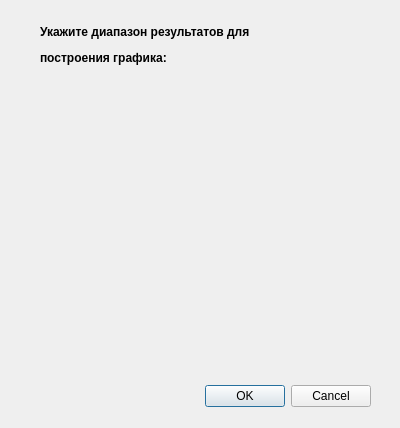
<?xml version="1.0" encoding="UTF-8"?>
<ui version="4.0">
 <class>Dialog</class>
 <widget class="QDialog" name="Dialog">
  <property name="geometry">
   <rect>
    <x>0</x>
    <y>0</y>
    <width>400</width>
    <height>428</height>
   </rect>
  </property>
  <property name="windowTitle">
   <string>Dialog</string>
  </property>
  <widget class="QDialogButtonBox" name="buttonBox">
   <property name="geometry">
    <rect>
     <x>30</x>
     <y>380</y>
     <width>341</width>
     <height>32</height>
    </rect>
   </property>
   <property name="orientation">
    <enum>Qt::Horizontal</enum>
   </property>
   <property name="standardButtons">
    <set>QDialogButtonBox::Cancel|QDialogButtonBox::Ok</set>
   </property>
  </widget>
  <widget class="QLabel" name="label">
   <property name="geometry">
    <rect>
     <x>40</x>
     <y>20</y>
     <width>281</width>
     <height>51</height>
    </rect>
   </property>
   <property name="text">
    <string>&lt;html&gt;&lt;head/&gt;&lt;body&gt;&lt;p&gt;&lt;span style=&quot; font-size:9pt; font-weight:600;&quot;&gt;Укажите диапазон результатов для &lt;/span&gt;&lt;/p&gt;&lt;p&gt;&lt;span style=&quot; font-size:9pt; font-weight:600;&quot;&gt;построения графика:&lt;/span&gt;&lt;/p&gt;&lt;/body&gt;&lt;/html&gt;</string>
   </property>
  </widget>
 </widget>
 <resources/>
 <connections>
  <connection>
   <sender>buttonBox</sender>
   <signal>accepted()</signal>
   <receiver>Dialog</receiver>
   <slot>accept()</slot>
   <hints>
    <hint type="sourcelabel">
     <x>248</x>
     <y>254</y>
    </hint>
    <hint type="destinationlabel">
     <x>157</x>
     <y>274</y>
    </hint>
   </hints>
  </connection>
  <connection>
   <sender>buttonBox</sender>
   <signal>rejected()</signal>
   <receiver>Dialog</receiver>
   <slot>reject()</slot>
   <hints>
    <hint type="sourcelabel">
     <x>316</x>
     <y>260</y>
    </hint>
    <hint type="destinationlabel">
     <x>286</x>
     <y>274</y>
    </hint>
   </hints>
  </connection>
 </connections>
</ui>
